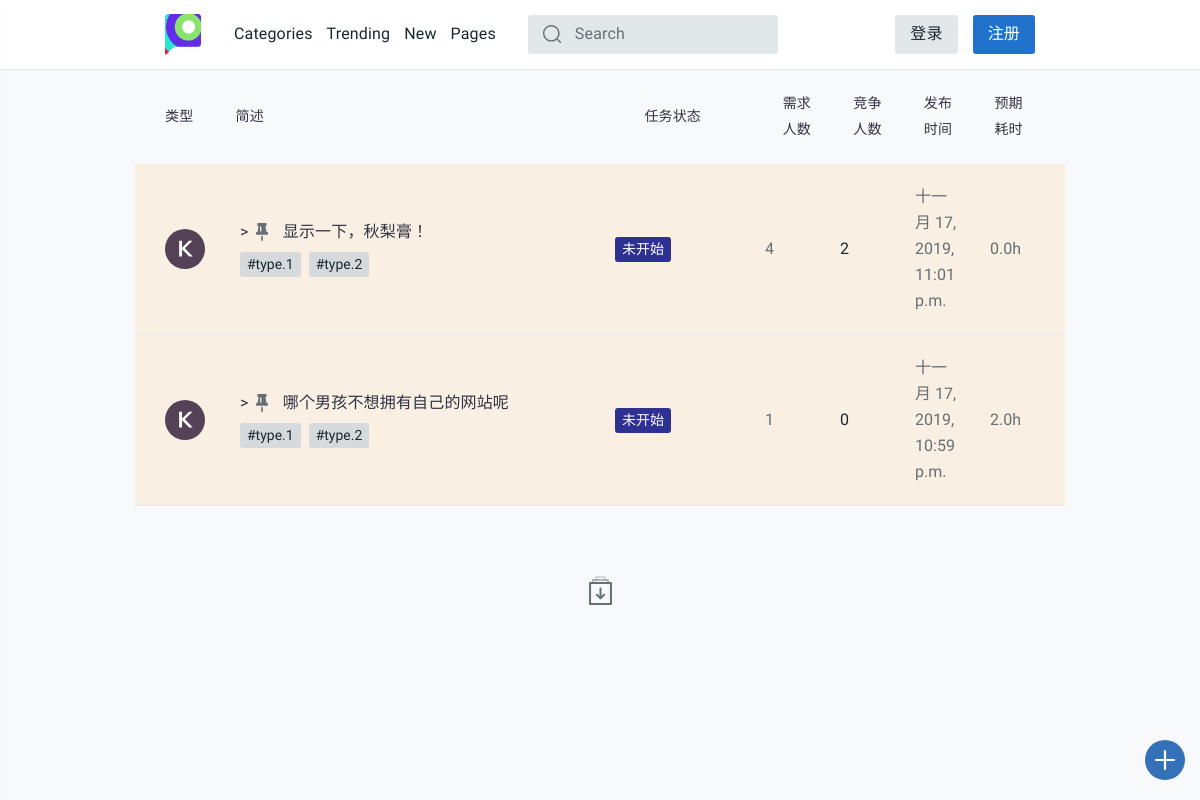
The page / on the database its author committed.
### task_platform/models.py (models this page shows, shortened)
class Task(models.Model):
    state = (
        ('未开始', 'waitting'),
        ('进行中', 'processing'),
        ('中止', 'abort'),
        ('撤销', 'revoke'),
        ('超时', 'timeout'),
        ('完成', 'completed')
    )
    publisher = models.CharField(max_length=128)
    receiver = models.CharField(max_length=128, null=True, blank=True)
    deadline = models.DateTimeField('deadline')
    pub_time = models.DateTimeField(auto_now_add=True)
    people_needed = models.IntegerField(default=1)
    people_now = models.IntegerField(default=0)
    expected_time_consuming = models.DecimalField(max_digits=12, decimal_places=1, default=0.0)
    task_description = models.CharField(max_length=50, default="None")
    task_detail = models.CharField(max_length=300)
    task_state = models.CharField(max_length=32, choices=state, default='未开始')
    class Meta:
        ordering = ['pub_time']
        verbose_name = '任务'
        verbose_name_plural = '任务'

### task_platform/views.py (the view, shortened to what this page needs)
# urls.py: path('', views.index, name='index'),
def index(request):
    username = request.session.get('user_name', None)
    latest_task_list = Task.objects.order_by('-pub_time')
    return render(request, 'task_platform/index.html', locals())

### task_platform/templates/task_platform/index.html (shortened to what this page needs)
<!doctype html>
{% load staticfiles %}
<html lang="en">
<head>
    {% block css %}
    <link rel="stylesheet" href="{% static 'css/style.css' %}">
    {% endblock %}
</head>
<body>
<header id="tt-header">
    <div class="container">
        <div class="row tt-row no-gutters">
            <div class="col-auto">
                <div class="tt-logo">
                    <a href=""><img src="{% static 'images/logo.png' %}" alt=""></a>
                </div>
                 <div class="tt-desktop-menu">
                    <nav>
                        <ul>
                            <li><a href="page-categories.html"><span>Categories</span></a></li>
                            <li><a href="detail/tk2"><span>Trending</span></a></li>
                            <li><a href="page-create-topic.html"><span>New</span></a></li>
                            <li>
                                <a href="page-single-user.html"><span>Pages</span></a>
                            </li>
                        </ul>
                    </nav>
                </div>
                <div class="tt-search">
                    <form class="search-wrapper">
                        <div class="search-form">
                            <input type="text" class="tt-search__input" placeholder="Search">
                            <button class="tt-search__btn" type="submit">
                               <svg class="tt-icon">
                                  <use xlink:href="#icon-search"></use>
                                </svg>
                            </button>
                        </div>
                    </form>
                </div>
            </div>
            {% if request.session.is_login %}
                <div class="col-auto ml-auto">
                    <div class="tt-user-info d-flex ">
                        <center>
                        <div style="margin:7px -25px  ">
                            <a href="#" class="tt-btn-icon" id="js-settings-btn">
                            <i class="tt-icon"><svg>
                              <use xlink:href="#icon-settings_fill"></use>
                            </svg></i>
                            </a>
                        </div>
                        </center>
                        <center>
                        <a href="" class="tt-btn-icon" style="margin:7px">
                            <i class="tt-icon" ><svg><use xlink:href="#icon-notification"></use></svg></i>
                        </a>
                        </center>
                        <div class="tt-account-btn">
                                <a href="/settings/" class="btn btn-primary" >{{ request.session.user_name }}</a>
                                <a href="/logout/" class="btn btn-secondary">登出</a>
                        </div>
                    </div>
                </div>
            {% else %}
                <div class="col-auto ml-auto">
                <div class="tt-account-btn">
                    <a href="login/" class="btn btn-primary">登录</a>
                    <a href="/register/" class="btn btn-secondary">注册</a>
                </div>
                </div>
            {% endif %}
        </div>
    </div>
</header>
<main id="tt-pageContent" class="tt-offset-small">
    <div class="container">
        <div class="tt-topic-list">
            <div class="tt-list-header">
                <div class="tt-col-value">类型</div>
                <div class="tt-col-topic">简述</div>
                <div class="tt-col-category">任务状态</div>
                <div class="tt-col-value hide-mobile">需求人数</div>
                <div class="tt-col-value hide-mobile">竞争人数</div>
                <div class="tt-col-value hide-mobile">发布时间</div>
                <div class="tt-col-value">预期耗时</div>
            </div>
            {% if latest_task_list %}
            {% for task in latest_task_list %}
                <div class="tt-item tt-itemselect">
                    <div class="tt-col-avatar">
                        <svg class="tt-icon">
                        <use xlink:href="#icon-ava-k"></use>
                        </svg>
                    </div>
                    <div class="tt-col-description">
                        <h6 class="tt-title"><a href="page-single-topic.html"> >
                            <svg class="tt-icon">
                            <use xlink:href="#icon-pinned"></use>
                            </svg>
                            {{ task.task_description }}
                        </a></h6>
                        <div class="row align-items-center no-gutters">
                            <div class="col-11">
                                <ul class="tt-list-badge">
                                    <li><a href="#"><span class="tt-badge">#type.1</span></a></li>
                                    <li><a href="#"><span class="tt-badge">#type.2</span></a></li>
                                </ul>
                            </div>
                        </div>
                    </div>
                    <div class="tt-col-category"><span class="tt-color01 tt-badge">{{ task.task_state }}</span></div>
                    <div class="tt-col-value hide-mobile">{{ task.people_needed }}</div>
                    <div class="tt-col-value tt-color-select hide-mobile">{{ task.people_now }}</div>
                    <div class="tt-col-value hide-mobile">{{ task.pub_time }}</div>
                    <div class="tt-col-value hide-mobile"> {{ task.expected_time_consuming }}h </div>
                </div>
            {% endfor %}
            {% endif %}
            <div class="tt-row-btn">
                <button type="button" class="btn-icon js-topiclist-showmore">
                    <svg class="tt-icon">
                      <use xlink:href="#icon-load_lore_icon"></use>
                    </svg>
                </button>
            </div>
        </div>
    </div>
</main>
<a href="page-create-topic.html" class="tt-btn-create-topic">
    <span class="tt-icon">
        <svg>
          <use xlink:href="#icon-create_new"></use>
        </svg>
    </span>
</a>
</body>
</html>

### rows shown on the page
Task: task_description "显示一下，秋梨膏！", task_state "未开始", people_needed "4", people_now "2", pub_time "十一月 17, 2019, 11:01 p.m.", expected_time_consuming "0.0"
Task: task_description "哪个男孩不想拥有自己的网站呢", task_state "未开始", people_needed "1", people_now "0", pub_time "十一月 17, 2019, 10:59 p.m.", expected_time_consuming "2.0"
